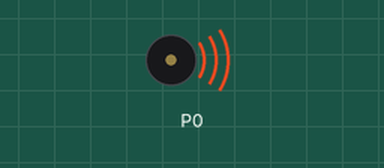
Recording of a program running on a simulated BBC micro:bit (MakeCode). Shown: buzzer (waves = sounding).

Above: at 0.9 s.
At 3.2 s:
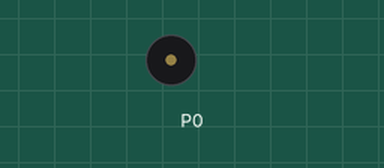
Timing chart, 0 to 4.7 s (numbered marks = the images above):
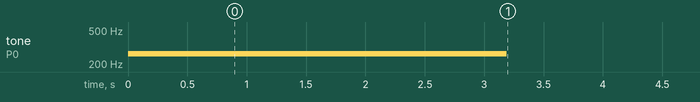

The program:

main.ts
```typescript
music.setTempo(120)
music.playTone(262, music.beat(BeatFraction.Whole))
music.playTone(262, music.beat(BeatFraction.Quarter))
music.playTone(262, music.beat(BeatFraction.Quarter))
music.playTone(262, music.beat(BeatFraction.Quarter))
music.playTone(262, music.beat(BeatFraction.Half))
music.playTone(262, music.beat(BeatFraction.Whole))
music.playTone(262, music.beat(BeatFraction.Quarter))
music.playTone(262, music.beat(BeatFraction.Quarter))
music.playTone(262, music.beat(BeatFraction.Quarter))
music.playTone(262, music.beat(BeatFraction.Half))
music.playTone(262, music.beat(BeatFraction.Whole))
music.playTone(262, music.beat(BeatFraction.Quarter))
music.playTone(262, music.beat(BeatFraction.Quarter))
music.playTone(262, music.beat(BeatFraction.Quarter))
basic.forever(function () {

})
```

test.ts
```typescript
// aquí va el archivo "tests"; esto no se compilará cuando este paquete se utilice como una extensión.
```
